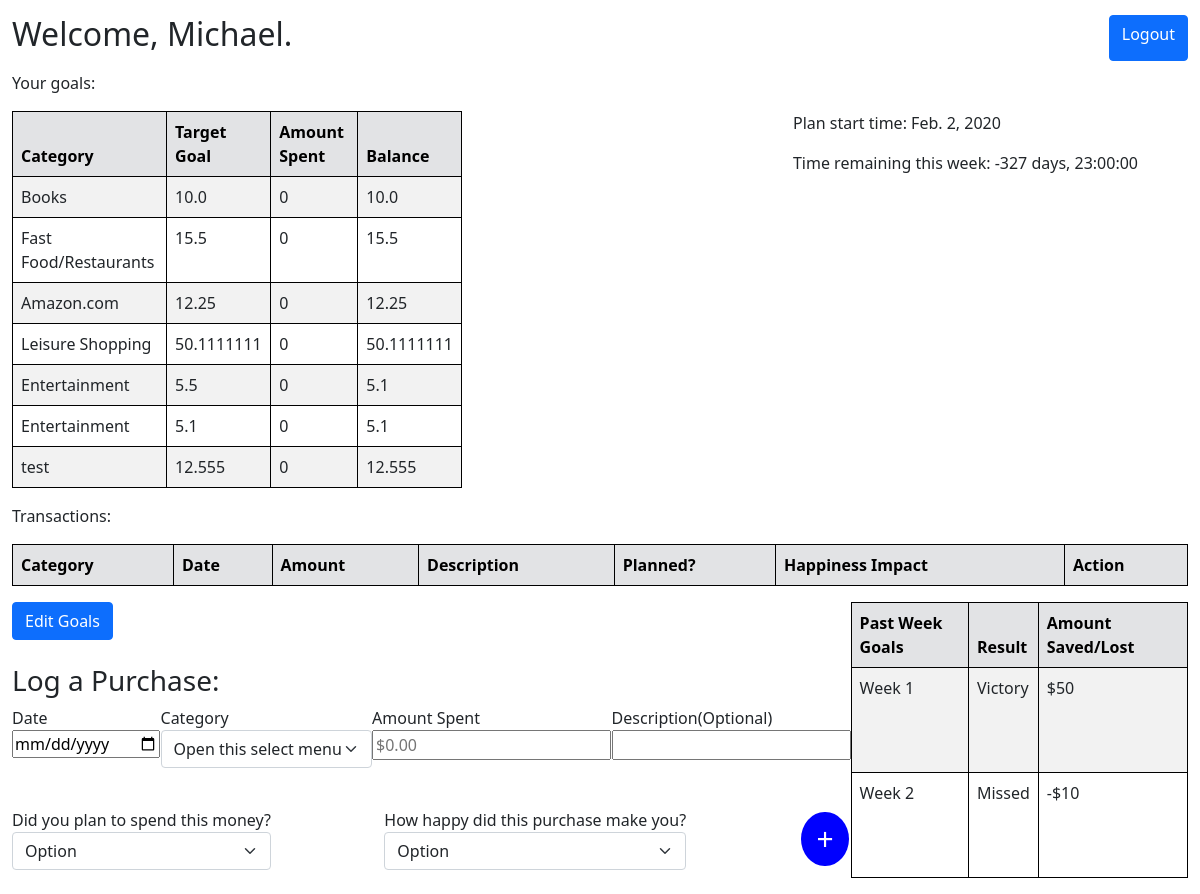
The app's page /dashboard (signed in), older data.
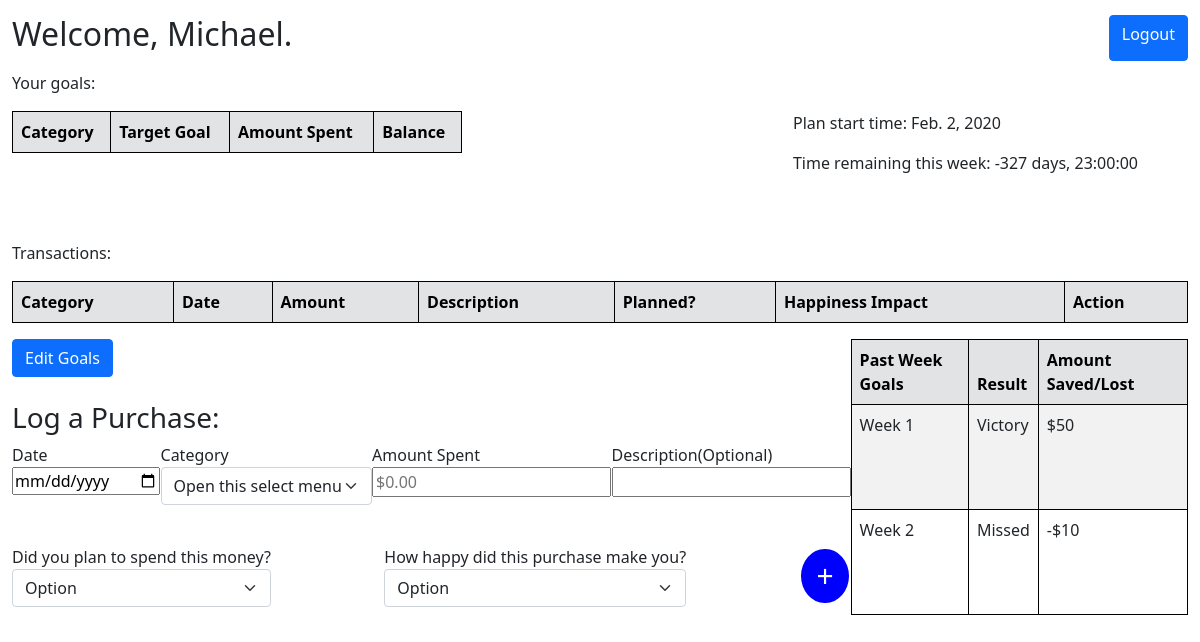
The same page, newer data.
### ssm_application/models.py (models this page shows)
class User(models.Model):
    first_name = models.CharField(max_length=30)
    last_name = models.CharField(max_length=30)
    email = models.CharField(max_length=80)
    password = models.CharField(max_length=255)
    plan_start_date = models.DateField(default='2020-01-01')
    created_at = models.DateTimeField(auto_now_add=True)
    updated_at = models.DateTimeField(auto_now=True)
    objects = Manager()

class Goal(models.Model):
    user = models.ForeignKey(User, related_name = "goals", on_delete = models.CASCADE)
    category = models.CharField(max_length=30)
    amount = models.FloatField()

### ssm_application/views.py (the view)
# urls.py: path('dashboard', views.dashboard),
def dashboard(request):
    if 'userid' in request.session:
        logged_user = User.objects.get(id=request.session['userid'])
        user_goal = logged_user.goals.all()
        selected_date = logged_user.plan_start_date #datetime object
        selected_date = datetime.datetime.strftime(selected_date, '%Y-%m-%d')
        selected_date = datetime.datetime.strptime(selected_date, '%Y-%m-%d')
        end_date = selected_date + datetime.timedelta(days=7)
        time_remaining = end_date - datetime.datetime.now() #timedelta
        trans_dict = {}
        bal_trans = {}
        for val in user_goal:
            sum = 0
            for trans in val.transactions.all():
                sum += trans.amount
            trans_dict[val.category] = sum
            bal_trans[val.category] = val.amount - sum
        print(trans_dict)
        context = {
            'user': logged_user,
            'user_goals': user_goal,
            'time_remaining': time_remaining,
            'goal_trans': trans_dict,
            'goal_bal': bal_trans,
        }
        return render(request, "dashboard.html", context)
    return redirect("/")

### ssm_application/templates/dashboard.html (shortened to what this page needs)
<!DOCTYPE html>
<html lang="en">
<head>
    <link href="https://cdn.jsdelivr.net/npm/bootstrap@5.0.0-beta1/dist/css/bootstrap.min.css" rel="stylesheet"
>
</head>
<body>
    <div class="container-xxl main_con">
        <div class="d-flex justify-content-between">
            <h2>Welcome, {{ user.first_name }}.</h2>
            <a href="/logout" class="btn btn-primary">Logout</a>
        </div>
        <div class="d-flex justify-content-between">
            <div style="margin-top: 10px;">
                <p>Your goals:</p>
                <table class="table table-striped tab_style">
                    <thead class="table-secondary">
                        <tr>
                            <th scope="col">Category</th>
                            <th scope="col">Target Goal</th>
                            <th scope="col">Amount Spent</th>
                            <th scope="col">Balance</th>
                        </tr>
                    </thead>
                    <tbody>
                        {% for goal in user_goals %}
                        <tr>
                            <td>{{goal.category}}</td>
                            <td>{{goal.amount}}</td>
                            {% for key, val in goal_trans.items %}
                            {% if key == goal.category %}
                            <td>{{ val }}</td>
                            {% endif %}
                            {% endfor %}
                            {% for key, val in goal_bal.items %}
                            {% if key == goal.category %}
                            <td>{{ val }}</td>
                            {% endif %}
                            {% endfor %}
                        </tr>
                        {% endfor %}
                    </tbody>
                </table>
            </div>
            <div class="show_time">
                <p>Plan start time: {{user.plan_start_date}}</p>
                <p>Time remaining this week: {{time_remaining}}</p>
            </div>
        </div>
        <div>
            <p>Transactions:</p>
            <table class="table table-striped">
                <thead class="table-secondary">
                    <tr>
                        <th scope="col">Category</th>
                        <th scope="col">Date</th>
                        <th scope="col">Amount</th>
                        <th scope="col">Description</th>
                        <th scope="col">Planned?</th>
                        <th scope="col">Happiness Impact</th>
                        <th scope="col">Action</th>
                    </tr>
                </thead>
            </table>
        </div>
        <div class="d-flex justify-content-between">
            <div style="width: 870px;">
                <a href="/goals" class="btn btn-primary">Edit Goals</a><br><br>
                <h3>Log a Purchase:</h3>
                <form action="/log_trans" method="POST">
                    <div class="d-flex justify-content-between">
                        <div>
                            <label for="date">Date</label><br>
                            <input name="purchase_date" type="date">
                        </div>
                        <div>
                            <label for="category">Category</label><br>
                            <select name="category" class="form-select">
                                <option selected>Open this select menu</option>
                            </select>
                        </div>
                        <div>
                            <label for="amount">Amount Spent</label><br>
                            <input name="amt_spent" type="number" placeholder="$0.00">
                        </div>
                        <div>
                            <label for="desc">Description(Optional)</label><br>
                            <input type="textarea" name="desc" id="">
                        </div>
                    </div>
                    <div class="d-flex justify-content-between div_margin">
                        <div>
                            <label for="">Did you plan to spend this money?</label><br>
                            <select name="Plan_or_not" class="form-select" aria-label="Default select example">
                                <option selected>Option</option>
                            </select>
                        </div>
                        <div>
                            <label for="">How happy did this purchase make you?</label><br>
                            <select name="how_happy" class="form-select" aria-label="Default select example">
                                <option selected>Option</option>
                            </select>
                        </div>
                        <button type="submit" class="button">+</button>
                    </div><br>
                </form>
            </div>
            <table class="table table-striped log_tab_style">
                <thead class="table-secondary">
                    <tr>
                        <th scope="col">Past Week Goals</th>
                        <th scope="col">Result</th>
                        <th scope="col">Amount Saved/Lost</th>
                    </tr>
                </thead>
                <tbody>
                    <tr>
                        <td>Week 1</td>
                        <td>Victory</td>
                        <td>$50</td>
                    </tr>
                    <tr>
                        <td>Week 2</td>
                        <td>Missed</td>
                        <td>-$10</td>
                    </tr>
                </tbody>
            </table>
        </div>
    </div>
</body>
</html>

### ssm_application/templates/dashboard.html (style rules this page uses)
.main_con { margin-top: 15px; }
.tab_style { border: 1px solid black; width: 450px; }
th, td { border: 1px solid black; }
.show_time { margin: 50px; }
.log_tab_style { width: 350px; }
.div_margin { margin-top: 40px; }
.button { background-color: blue; border: none; color: white; padding: 3px 15px; text-align: center; text-decoration: none; display: inline-block; font-size: 30px; margin: 4px 2px; cursor: pointer; border-radius: 50%; }

Row changes from the older to the newer data that the page shows:
removed Goal: category "Books", amount "10.0", goal_trans "0", goal_bal "10.0"
removed Goal: category "Fast Food/Restaurants", amount "15.5", goal_trans "0", goal_bal "15.5"
removed Goal: category "Amazon.com", amount "12.25", goal_trans "0", goal_bal "12.25"
removed Goal: category "Leisure Shopping", amount "50.1111111", goal_trans "0", goal_bal "50.1111111"
removed Goal: category "Entertainment", amount "5.5", goal_trans "0", goal_bal "5.1"
removed Goal: category "Entertainment", amount "5.1", goal_trans "0", goal_bal "5.1"
removed Goal: category "test", amount "12.555", goal_trans "0", goal_bal "12.555"
